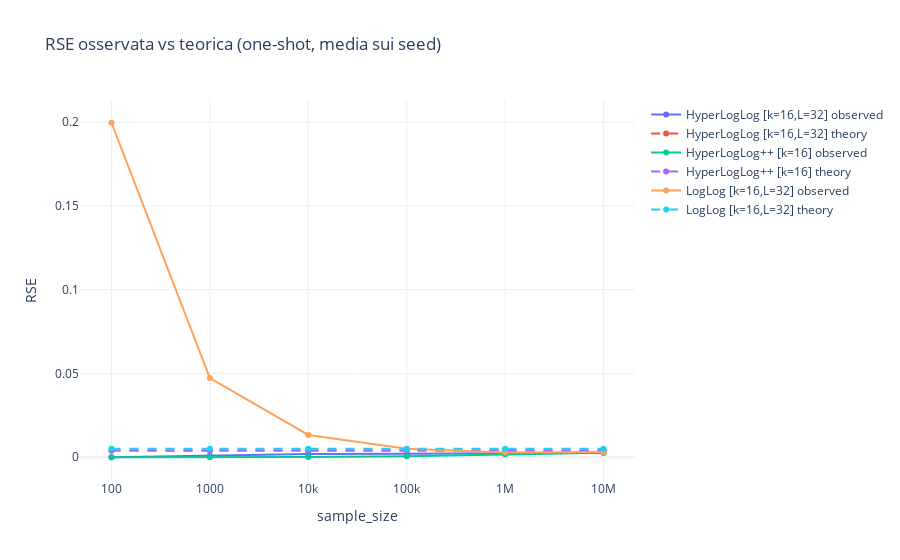

Source (notebook cell):
### Code cell
rse_df = df[np.isfinite(df['rse_theoretical'])].copy()
if rse_df.empty:
    print('Nessun rse_theoretical disponibile')
else:
    rr = (
        rse_df.groupby(['algorithm_label', 'sample_size'], as_index=False)
             [['rse_observed', 'rse_theoretical']]
             .mean()
    )

    fig = go.Figure()
    for algo, g in rr.groupby('algorithm_label'):
        g = g.sort_values('sample_size')
        fig.add_trace(go.Scatter(
            x=g['sample_size'], y=g['rse_observed'], mode='lines+markers',
            name=f'{algo} observed',
            hovertemplate='algo=%{fullData.name}<br>n=%{x}<br>RSE obs=%{y:.6f}<extra></extra>'
        ))
        fig.add_trace(go.Scatter(
            x=g['sample_size'], y=g['rse_theoretical'], mode='lines+markers',
            line=dict(dash='dash'),
            name=f'{algo} theory',
            hovertemplate='algo=%{fullData.name}<br>n=%{x}<br>RSE th=%{y:.6f}<extra></extra>'
        ))

    fig.update_layout(
        title='RSE osservata vs teorica (one-shot, media sui seed)',
        xaxis_title='sample_size', yaxis_title='RSE',
        template='plotly_white', dragmode='zoom',
        legend=dict(itemclick='toggle', itemdoubleclick='toggleothers')
    )
    fig.update_xaxes(type='log', fixedrange=False)
    fig.update_yaxes(fixedrange=False)
    fig.show(config=PLOT_CONFIG)

### Figure 1 — Plotly figure (JSON) as saved in the notebook; plotly's stock layout.template omitted (floating-point values rounded to 4 significant figures)
{"data": [{"hovertemplate": "algo=%{fullData.name}<br>n=%{x}<br>RSE obs=%{y:.6f}<extra></extra>", "mode": "lines+markers", "name": "HyperLogLog [k=16,L=32] observed", "type": "scatter", "x": [100, 1000, 10000, 100000, 1000000, 10000000], "y": [0.0, 0.000799, 0.001928, 0.00208, 0.002341, 0.002686]}, {"hovertemplate": "algo=%{fullData.name}<br>n=%{x}<br>RSE th=%{y:.6f}<extra></extra>", "line": {"dash": "dash"}, "mode": "lines+markers", "name": "HyperLogLog [k=16,L=32] theory", "type": "scatter", "x": [100, 1000, 10000, 100000, 1000000, 10000000], "y": [0.004063, 0.004063, 0.004063, 0.004063, 0.004063, 0.004063]}, {"hovertemplate": "algo=%{fullData.name}<br>n=%{x}<br>RSE obs=%{y:.6f}<extra></extra>", "mode": "lines+markers", "name": "HyperLogLog++ [k=16] observed", "type": "scatter", "x": [100, 1000, 10000, 100000, 1000000, 10000000], "y": [0.0, 0.0, 8.2e-05, 0.0005657, 0.001719, 0.00273]}, {"hovertemplate": "algo=%{fullData.name}<br>n=%{x}<br>RSE th=%{y:.6f}<extra></extra>", "line": {"dash": "dash"}, "mode": "lines+markers", "name": "HyperLogLog++ [k=16] theory", "type": "scatter", "x": [100, 1000, 10000, 100000, 1000000, 10000000], "y": [0.004063, 0.004063, 0.004063, 0.004063, 0.004063, 0.004063]}, {"hovertemplate": "algo=%{fullData.name}<br>n=%{x}<br>RSE obs=%{y:.6f}<extra></extra>", "mode": "lines+markers", "name": "LogLog [k=16,L=32] observed", "type": "scatter", "x": [100, 1000, 10000, 100000, 1000000, 10000000], "y": [0.1997, 0.0473, 0.01333, 0.005013, 0.00289, 0.003107]}, {"hovertemplate": "algo=%{fullData.name}<br>n=%{x}<br>RSE th=%{y:.6f}<extra></extra>", "line": {"dash": "dash"}, "mode": "lines+markers", "name": "LogLog [k=16,L=32] theory", "type": "scatter", "x": [100, 1000, 10000, 100000, 1000000, 10000000], "y": [0.005078, 0.005078, 0.005078, 0.005078, 0.005078, 0.005078]}], "layout": {"dragmode": "zoom", "legend": {"itemclick": "toggle", "itemdoubleclick": "toggleothers"}, "title": {"text": "RSE osservata vs teorica (one-shot, media sui seed)"}, "xaxis": {"fixedrange": false, "title": {"text": "sample_size"}, "type": "log"}, "yaxis": {"fixedrange": false, "title": {"text": "RSE"}}}}
